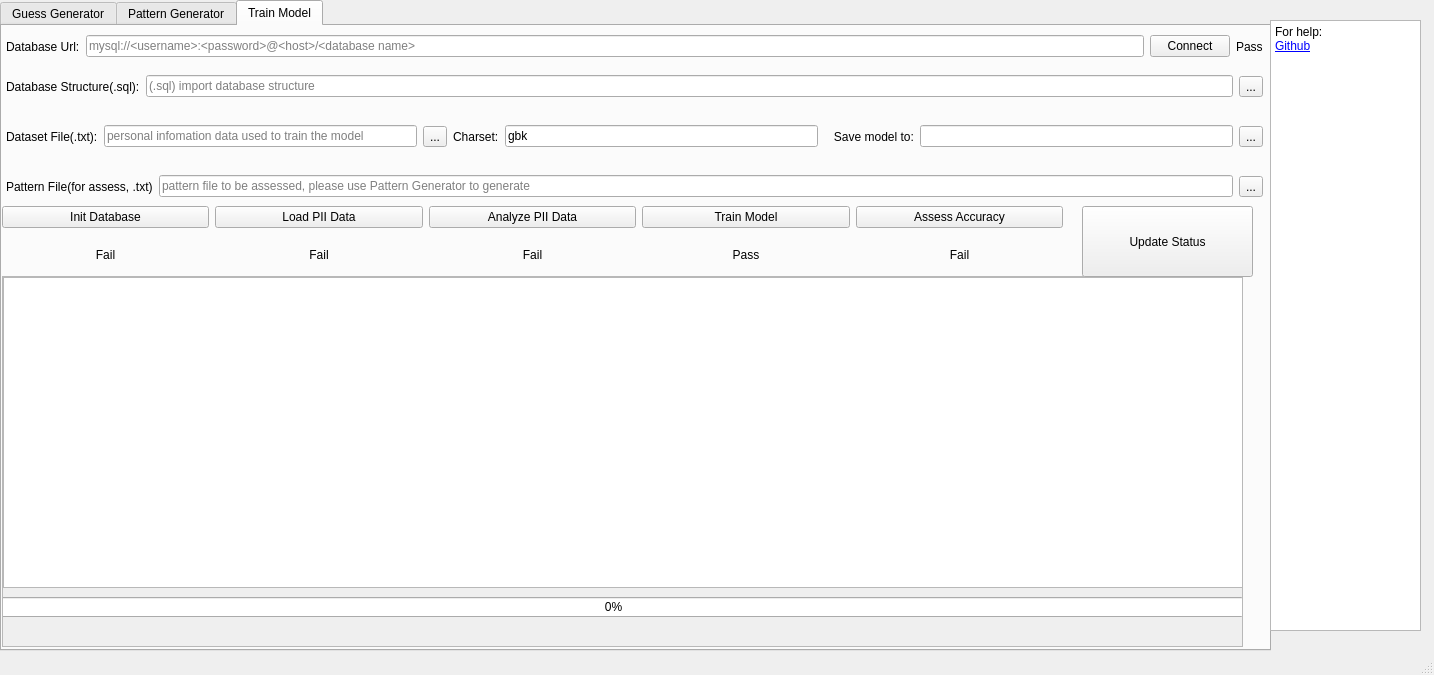
<?xml version="1.0" encoding="UTF-8"?>
<ui version="4.0">
 <class>MainWindow</class>
 <widget class="QMainWindow" name="MainWindow">
  <property name="geometry">
   <rect>
    <x>0</x>
    <y>0</y>
    <width>1434</width>
    <height>675</height>
   </rect>
  </property>
  <property name="windowTitle">
   <string>RFGuess</string>
  </property>
  <widget class="QWidget" name="centralwidget">
   <widget class="QTabWidget" name="tabWidget">
    <property name="geometry">
     <rect>
      <x>0</x>
      <y>0</y>
      <width>1271</width>
      <height>651</height>
     </rect>
    </property>
    <property name="currentIndex">
     <number>2</number>
    </property>
    <widget class="QWidget" name="tab">
     <attribute name="title">
      <string>Guess Generator</string>
     </attribute>
     <widget class="QWidget" name="gridWidget" native="true">
      <property name="geometry">
       <rect>
        <x>0</x>
        <y>0</y>
        <width>1261</width>
        <height>631</height>
       </rect>
      </property>
      <layout class="QGridLayout" name="gridLayout">
       <item row="3" column="0">
        <widget class="QScrollArea" name="scrollArea">
         <property name="sizePolicy">
          <sizepolicy hsizetype="Expanding" vsizetype="Expanding">
           <horstretch>0</horstretch>
           <verstretch>0</verstretch>
          </sizepolicy>
         </property>
         <property name="sizeAdjustPolicy">
          <enum>QAbstractScrollArea::AdjustIgnored</enum>
         </property>
         <property name="widgetResizable">
          <bool>true</bool>
         </property>
         <widget class="QWidget" name="scrollAreaWidgetContents">
          <property name="geometry">
           <rect>
            <x>0</x>
            <y>0</y>
            <width>1241</width>
            <height>270</height>
           </rect>
          </property>
          <widget class="QTextBrowser" name="guessTabTextBrowser">
           <property name="geometry">
            <rect>
             <x>-5</x>
             <y>1</y>
             <width>1241</width>
             <height>221</height>
            </rect>
           </property>
          </widget>
          <widget class="QProgressBar" name="progressBar">
           <property name="geometry">
            <rect>
             <x>0</x>
             <y>230</y>
             <width>1241</width>
             <height>20</height>
            </rect>
           </property>
           <property name="value">
            <number>0</number>
           </property>
          </widget>
         </widget>
        </widget>
       </item>
       <item row="2" column="0">
        <layout class="QHBoxLayout" name="horizontalLayout_16">
         <item>
          <layout class="QVBoxLayout" name="verticalLayout">
           <item>
            <layout class="QHBoxLayout" name="horizontalLayout_8">
             <property name="sizeConstraint">
              <enum>QLayout::SetNoConstraint</enum>
             </property>
             <item>
              <widget class="QLabel" name="label_8">
               <property name="text">
                <string>Id Card:</string>
               </property>
               <property name="indent">
                <number>4</number>
               </property>
              </widget>
             </item>
             <item>
              <widget class="QLineEdit" name="idCardEdit">
               <property name="autoFillBackground">
                <bool>false</bool>
               </property>
               <property name="inputMask">
                <string extracomment="id card number"/>
               </property>
               <property name="placeholderText">
                <string>id card number</string>
               </property>
              </widget>
             </item>
            </layout>
           </item>
           <item>
            <layout class="QHBoxLayout" name="horizontalLayout_7">
             <item>
              <widget class="QLabel" name="label_7">
               <property name="text">
                <string>Email:</string>
               </property>
               <property name="indent">
                <number>4</number>
               </property>
              </widget>
             </item>
             <item>
              <widget class="QLineEdit" name="emailEdit">
               <property name="placeholderText">
                <string>abc123456@example.com</string>
               </property>
              </widget>
             </item>
            </layout>
           </item>
           <item>
            <layout class="QHBoxLayout" name="horizontalLayout_6">
             <item>
              <widget class="QLabel" name="label_6">
               <property name="text">
                <string>Account:</string>
               </property>
               <property name="indent">
                <number>4</number>
               </property>
              </widget>
             </item>
             <item>
              <widget class="QLineEdit" name="accountEdit">
               <property name="dragEnabled">
                <bool>false</bool>
               </property>
               <property name="readOnly">
                <bool>false</bool>
               </property>
               <property name="placeholderText">
                <string>ever used account name</string>
               </property>
              </widget>
             </item>
            </layout>
           </item>
           <item>
            <layout class="QHBoxLayout" name="horizontalLayout_5">
             <item>
              <widget class="QLabel" name="label_5">
               <property name="text">
                <string>Full Name:</string>
               </property>
               <property name="indent">
                <number>4</number>
               </property>
              </widget>
             </item>
             <item>
              <widget class="QLineEdit" name="fullNameEdit">
               <property name="placeholderText">
                <string>Chinese or English name, e.g. Jason Harris</string>
               </property>
              </widget>
             </item>
            </layout>
           </item>
           <item>
            <layout class="QHBoxLayout" name="horizontalLayout_3">
             <item>
              <widget class="QLabel" name="label_3">
               <property name="text">
                <string>Phone Number:</string>
               </property>
               <property name="indent">
                <number>4</number>
               </property>
              </widget>
             </item>
             <item>
              <widget class="QLineEdit" name="phoneEdit">
               <property name="placeholderText">
                <string>phone number</string>
               </property>
              </widget>
             </item>
            </layout>
           </item>
           <item>
            <layout class="QHBoxLayout" name="horizontalLayout_4">
             <item>
              <widget class="QLabel" name="birthdayLabel">
               <property name="text">
                <string>Birthday: </string>
               </property>
               <property name="indent">
                <number>4</number>
               </property>
              </widget>
             </item>
             <item>
              <widget class="QLineEdit" name="dateEdit">
               <property name="placeholderText">
                <string>YYYY/MM/YY</string>
               </property>
              </widget>
             </item>
            </layout>
           </item>
          </layout>
         </item>
         <item>
          <layout class="QVBoxLayout" name="verticalLayout_2">
           <item>
            <widget class="QScrollArea" name="scrollArea_2">
             <property name="widgetResizable">
              <bool>true</bool>
             </property>
             <widget class="QWidget" name="scrollAreaWidgetContents_2">
              <property name="geometry">
               <rect>
                <x>0</x>
                <y>0</y>
                <width>613</width>
                <height>238</height>
               </rect>
              </property>
              <widget class="QTextBrowser" name="usageTextBrowser">
               <property name="geometry">
                <rect>
                 <x>0</x>
                 <y>0</y>
                 <width>611</width>
                 <height>241</height>
                </rect>
               </property>
               <property name="html">
                <string>&lt;!DOCTYPE HTML PUBLIC &quot;-//W3C//DTD HTML 4.0//EN&quot; &quot;http://www.w3.org/TR/REC-html40/strict.dtd&quot;&gt;
&lt;html&gt;&lt;head&gt;&lt;meta name=&quot;qrichtext&quot; content=&quot;1&quot; /&gt;&lt;style type=&quot;text/css&quot;&gt;
p, li { white-space: pre-wrap; }
&lt;/style&gt;&lt;/head&gt;&lt;body style=&quot; font-family:'SimSun'; font-size:9pt; font-weight:400; font-style:normal;&quot;&gt;
&lt;p style=&quot; margin-top:0px; margin-bottom:0px; margin-left:0px; margin-right:0px; -qt-block-indent:0; text-indent:0px;&quot;&gt;Welcome to RFGuess!&lt;/p&gt;
&lt;p style=&quot;-qt-paragraph-type:empty; margin-top:0px; margin-bottom:0px; margin-left:0px; margin-right:0px; -qt-block-indent:0; text-indent:0px;&quot;&gt;&lt;br /&gt;&lt;/p&gt;
&lt;p style=&quot; margin-top:0px; margin-bottom:0px; margin-left:0px; margin-right:0px; -qt-block-indent:0; text-indent:0px;&quot;&gt;Usage:&lt;/p&gt;
&lt;p style=&quot; margin-top:0px; margin-bottom:0px; margin-left:0px; margin-right:0px; -qt-block-indent:0; text-indent:0px;&quot;&gt;1. Select a pattern file and load&lt;/p&gt;
&lt;p style=&quot; margin-top:0px; margin-bottom:0px; margin-left:0px; margin-right:0px; -qt-block-indent:0; text-indent:0px;&quot;&gt;2. Assign an output file to store password guesses, set limitation of guess number&lt;/p&gt;
&lt;p style=&quot; margin-top:0px; margin-bottom:0px; margin-left:0px; margin-right:0px; -qt-block-indent:0; text-indent:0px;&quot;&gt;3. File PII data&lt;/p&gt;
&lt;p style=&quot; margin-top:0px; margin-bottom:0px; margin-left:0px; margin-right:0px; -qt-block-indent:0; text-indent:0px;&quot;&gt;4. Click 'Generate'.&lt;/p&gt;&lt;/body&gt;&lt;/html&gt;</string>
               </property>
              </widget>
             </widget>
            </widget>
           </item>
           <item>
            <widget class="QPushButton" name="loadPIIBtn">
             <property name="text">
              <string>Load PII from Json</string>
             </property>
            </widget>
           </item>
          </layout>
         </item>
        </layout>
       </item>
       <item row="1" column="0">
        <layout class="QHBoxLayout" name="horizontalLayout_2">
         <item>
          <widget class="QLabel" name="label_2">
           <property name="text">
            <string>Output path:</string>
           </property>
           <property name="indent">
            <number>4</number>
           </property>
          </widget>
         </item>
         <item>
          <widget class="QLineEdit" name="outputEdit">
           <property name="clearButtonEnabled">
            <bool>true</bool>
           </property>
          </widget>
         </item>
         <item>
          <widget class="QToolButton" name="outputBrowser">
           <property name="text">
            <string>...</string>
           </property>
          </widget>
         </item>
         <item>
          <widget class="QLabel" name="label_15">
           <property name="text">
            <string>Limit:</string>
           </property>
          </widget>
         </item>
         <item>
          <widget class="QComboBox" name="limitComboBox"/>
         </item>
         <item>
          <widget class="QPushButton" name="generateBtn">
           <property name="text">
            <string>Generate</string>
           </property>
          </widget>
         </item>
        </layout>
       </item>
       <item row="0" column="0">
        <layout class="QHBoxLayout" name="horizontalLayout">
         <item>
          <layout class="QHBoxLayout" name="horizontalLayout_15"/>
         </item>
         <item>
          <widget class="QLabel" name="label">
           <property name="text">
            <string>Pattern file:</string>
           </property>
           <property name="indent">
            <number>4</number>
           </property>
          </widget>
         </item>
         <item>
          <widget class="QLineEdit" name="patternFileEdit"/>
         </item>
         <item>
          <widget class="QToolButton" name="fileBrowserBtn">
           <property name="text">
            <string>...</string>
           </property>
          </widget>
         </item>
         <item>
          <widget class="QPushButton" name="loadBtn">
           <property name="text">
            <string>Load</string>
           </property>
          </widget>
         </item>
        </layout>
       </item>
      </layout>
     </widget>
    </widget>
    <widget class="QWidget" name="tab_2">
     <attribute name="title">
      <string>Pattern Generator</string>
     </attribute>
     <widget class="QWidget" name="verticalLayoutWidget">
      <property name="geometry">
       <rect>
        <x>9</x>
        <y>9</y>
        <width>1241</width>
        <height>51</height>
       </rect>
      </property>
      <layout class="QHBoxLayout" name="horizontalLayout_17">
       <item>
        <widget class="QLabel" name="label_4">
         <property name="text">
          <string>Classifier file(.clf):</string>
         </property>
        </widget>
       </item>
       <item>
        <widget class="QLineEdit" name="clfFileEdit"/>
       </item>
       <item>
        <widget class="QToolButton" name="clfFileBrowserBtn">
         <property name="text">
          <string>...</string>
         </property>
        </widget>
       </item>
       <item>
        <widget class="QPushButton" name="loadClfBtn">
         <property name="text">
          <string>Load</string>
         </property>
        </widget>
       </item>
      </layout>
     </widget>
     <widget class="QWidget" name="verticalLayoutWidget_2">
      <property name="geometry">
       <rect>
        <x>9</x>
        <y>120</y>
        <width>1241</width>
        <height>511</height>
       </rect>
      </property>
      <layout class="QVBoxLayout" name="verticalLayout_3">
       <item>
        <widget class="QScrollArea" name="scrollArea_3">
         <property name="widgetResizable">
          <bool>true</bool>
         </property>
         <widget class="QWidget" name="scrollAreaWidgetContents_3">
          <property name="geometry">
           <rect>
            <x>0</x>
            <y>0</y>
            <width>1237</width>
            <height>507</height>
           </rect>
          </property>
          <widget class="QTextBrowser" name="patternTextBrowser">
           <property name="geometry">
            <rect>
             <x>0</x>
             <y>0</y>
             <width>1241</width>
             <height>431</height>
            </rect>
           </property>
          </widget>
          <widget class="QProgressBar" name="patternProgressBar">
           <property name="geometry">
            <rect>
             <x>0</x>
             <y>440</y>
             <width>1241</width>
             <height>23</height>
            </rect>
           </property>
           <property name="value">
            <number>0</number>
           </property>
          </widget>
         </widget>
        </widget>
       </item>
      </layout>
     </widget>
     <widget class="QWidget" name="verticalLayoutWidget_3">
      <property name="geometry">
       <rect>
        <x>10</x>
        <y>70</y>
        <width>1241</width>
        <height>41</height>
       </rect>
      </property>
      <layout class="QHBoxLayout" name="horizontalLayout_18">
       <item>
        <widget class="QLabel" name="label_9">
         <property name="text">
          <string>Pattern output path(.txt):</string>
         </property>
        </widget>
       </item>
       <item>
        <widget class="QLineEdit" name="patternOutputEdit"/>
       </item>
       <item>
        <widget class="QToolButton" name="patternSaveBrowserBtn">
         <property name="text">
          <string>...</string>
         </property>
        </widget>
       </item>
       <item>
        <widget class="QLabel" name="label_10">
         <property name="text">
          <string>Limit:</string>
         </property>
        </widget>
       </item>
       <item>
        <widget class="QComboBox" name="patternLimitComboBox"/>
       </item>
       <item>
        <widget class="QPushButton" name="patternGenerateBtn">
         <property name="text">
          <string>Generate</string>
         </property>
        </widget>
       </item>
      </layout>
     </widget>
    </widget>
    <widget class="QWidget" name="tab_3">
     <attribute name="title">
      <string>Train Model</string>
     </attribute>
     <widget class="QWidget" name="horizontalLayoutWidget">
      <property name="geometry">
       <rect>
        <x>0</x>
        <y>0</y>
        <width>1261</width>
        <height>41</height>
       </rect>
      </property>
      <layout class="QHBoxLayout" name="horizontalLayout_19">
       <item>
        <widget class="QLabel" name="label_11">
         <property name="text">
          <string>Database Url:</string>
         </property>
         <property name="indent">
          <number>4</number>
         </property>
        </widget>
       </item>
       <item>
        <widget class="QLineEdit" name="databaseUrlEdit">
         <property name="placeholderText">
          <string>mysql://&lt;username&gt;:&lt;password&gt;@&lt;host&gt;/&lt;database name&gt;</string>
         </property>
        </widget>
       </item>
       <item>
        <widget class="QPushButton" name="checkDbConnBtn">
         <property name="text">
          <string>Connect</string>
         </property>
        </widget>
       </item>
       <item>
        <widget class="QLabel" name="connectDatabaseLabel">
         <property name="text">
          <string>Pass</string>
         </property>
        </widget>
       </item>
      </layout>
     </widget>
     <widget class="QWidget" name="verticalLayoutWidget_4">
      <property name="geometry">
       <rect>
        <x>0</x>
        <y>250</y>
        <width>1241</width>
        <height>371</height>
       </rect>
      </property>
      <layout class="QVBoxLayout" name="verticalLayout_4">
       <item>
        <widget class="QScrollArea" name="scrollArea_4">
         <property name="widgetResizable">
          <bool>true</bool>
         </property>
         <widget class="QWidget" name="scrollAreaWidgetContents_4">
          <property name="geometry">
           <rect>
            <x>0</x>
            <y>0</y>
            <width>1237</width>
            <height>367</height>
           </rect>
          </property>
          <widget class="QTextBrowser" name="trainTabTextBrowser">
           <property name="geometry">
            <rect>
             <x>0</x>
             <y>0</y>
             <width>1241</width>
             <height>311</height>
            </rect>
           </property>
          </widget>
          <widget class="QProgressBar" name="trainTabProgressBar">
           <property name="geometry">
            <rect>
             <x>-20</x>
             <y>320</y>
             <width>1261</width>
             <height>20</height>
            </rect>
           </property>
           <property name="value">
            <number>0</number>
           </property>
          </widget>
         </widget>
        </widget>
       </item>
      </layout>
     </widget>
     <widget class="QWidget" name="horizontalLayoutWidget_2">
      <property name="geometry">
       <rect>
        <x>0</x>
        <y>80</y>
        <width>1261</width>
        <height>61</height>
       </rect>
      </property>
      <layout class="QHBoxLayout" name="horizontalLayout_20">
       <item>
        <widget class="QLabel" name="label_12">
         <property name="text">
          <string>Dataset File(.txt):</string>
         </property>
         <property name="indent">
          <number>4</number>
         </property>
        </widget>
       </item>
       <item>
        <widget class="QLineEdit" name="piiFileEdit">
         <property name="placeholderText">
          <string>personal infomation data used to train the model</string>
         </property>
        </widget>
       </item>
       <item>
        <widget class="QToolButton" name="piiFileBrowser">
         <property name="text">
          <string>...</string>
         </property>
        </widget>
       </item>
       <item>
        <widget class="QLabel" name="label_17">
         <property name="text">
          <string>Charset:</string>
         </property>
        </widget>
       </item>
       <item>
        <widget class="QLineEdit" name="charsetEdit">
         <property name="text">
          <string>gbk</string>
         </property>
        </widget>
       </item>
       <item>
        <widget class="QLabel" name="label_14">
         <property name="text">
          <string>   Save model to:</string>
         </property>
        </widget>
       </item>
       <item>
        <widget class="QLineEdit" name="clfSaveEdit"/>
       </item>
       <item>
        <widget class="QToolButton" name="clfSaveBtn">
         <property name="text">
          <string>...</string>
         </property>
        </widget>
       </item>
      </layout>
     </widget>
     <widget class="QWidget" name="horizontalLayoutWidget_3">
      <property name="geometry">
       <rect>
        <x>0</x>
        <y>40</y>
        <width>1261</width>
        <height>41</height>
       </rect>
      </property>
      <layout class="QHBoxLayout" name="horizontalLayout_21">
       <item>
        <widget class="QLabel" name="label_13">
         <property name="text">
          <string>Database Structure(.sql):</string>
         </property>
         <property name="indent">
          <number>4</number>
         </property>
        </widget>
       </item>
       <item>
        <widget class="QLineEdit" name="sqlFileEdit">
         <property name="placeholderText">
          <string>(.sql) import database structure</string>
         </property>
        </widget>
       </item>
       <item>
        <widget class="QToolButton" name="sqlFileBrowser">
         <property name="text">
          <string>...</string>
         </property>
        </widget>
       </item>
      </layout>
     </widget>
     <widget class="QPushButton" name="checkStatusBtn">
      <property name="geometry">
       <rect>
        <x>1080</x>
        <y>180</y>
        <width>171</width>
        <height>71</height>
       </rect>
      </property>
      <property name="text">
       <string>Update Status</string>
      </property>
     </widget>
     <widget class="QWidget" name="gridLayoutWidget">
      <property name="geometry">
       <rect>
        <x>0</x>
        <y>180</y>
        <width>1061</width>
        <height>70</height>
       </rect>
      </property>
      <layout class="QGridLayout" name="gridLayout_2">
       <item row="1" column="2">
        <widget class="QLabel" name="analyzePIIStatusLabel">
         <property name="text">
          <string>Fail</string>
         </property>
         <property name="alignment">
          <set>Qt::AlignCenter</set>
         </property>
        </widget>
       </item>
       <item row="1" column="3">
        <widget class="QLabel" name="trainModelStatusLabel">
         <property name="text">
          <string>Pass</string>
         </property>
         <property name="alignment">
          <set>Qt::AlignCenter</set>
         </property>
        </widget>
       </item>
       <item row="0" column="4">
        <widget class="QPushButton" name="assessBtn">
         <property name="text">
          <string>Assess Accuracy</string>
         </property>
        </widget>
       </item>
       <item row="0" column="0">
        <widget class="QPushButton" name="initDatabaseBtn">
         <property name="text">
          <string>Init Database</string>
         </property>
        </widget>
       </item>
       <item row="0" column="1">
        <widget class="QPushButton" name="loadPIIDataBtn">
         <property name="text">
          <string>Load PII Data</string>
         </property>
        </widget>
       </item>
       <item row="1" column="4">
        <widget class="QLabel" name="assessStatusLabel">
         <property name="text">
          <string>Fail</string>
         </property>
         <property name="alignment">
          <set>Qt::AlignCenter</set>
         </property>
        </widget>
       </item>
       <item row="0" column="2">
        <widget class="QPushButton" name="analyzePIIBtn">
         <property name="text">
          <string>Analyze PII Data</string>
         </property>
        </widget>
       </item>
       <item row="1" column="1">
        <widget class="QLabel" name="loadPIIDataStatusLabel">
         <property name="text">
          <string>Fail</string>
         </property>
         <property name="alignment">
          <set>Qt::AlignCenter</set>
         </property>
        </widget>
       </item>
       <item row="1" column="0">
        <widget class="QLabel" name="initDatabaseStatusLabel">
         <property name="text">
          <string>Fail</string>
         </property>
         <property name="alignment">
          <set>Qt::AlignCenter</set>
         </property>
        </widget>
       </item>
       <item row="0" column="3">
        <widget class="QPushButton" name="trainModelBtn">
         <property name="text">
          <string>Train Model</string>
         </property>
        </widget>
       </item>
      </layout>
     </widget>
     <widget class="QWidget" name="horizontalLayoutWidget_4">
      <property name="geometry">
       <rect>
        <x>0</x>
        <y>140</y>
        <width>1261</width>
        <height>41</height>
       </rect>
      </property>
      <layout class="QHBoxLayout" name="horizontalLayout_23">
       <item>
        <widget class="QLabel" name="label_16">
         <property name="text">
          <string>Pattern File(for assess, .txt)</string>
         </property>
         <property name="indent">
          <number>4</number>
         </property>
        </widget>
       </item>
       <item>
        <widget class="QLineEdit" name="assessPatternFileEdit">
         <property name="placeholderText">
          <string>pattern file to be assessed, please use Pattern Generator to generate</string>
         </property>
        </widget>
       </item>
       <item>
        <widget class="QToolButton" name="assessPatternFileBrowserBtn">
         <property name="text">
          <string>...</string>
         </property>
        </widget>
       </item>
      </layout>
     </widget>
    </widget>
   </widget>
   <widget class="QTextBrowser" name="textBrowser_2">
    <property name="geometry">
     <rect>
      <x>1270</x>
      <y>20</y>
      <width>151</width>
      <height>611</height>
     </rect>
    </property>
    <property name="html">
     <string>&lt;!DOCTYPE HTML PUBLIC &quot;-//W3C//DTD HTML 4.0//EN&quot; &quot;http://www.w3.org/TR/REC-html40/strict.dtd&quot;&gt;
&lt;html&gt;&lt;head&gt;&lt;meta name=&quot;qrichtext&quot; content=&quot;1&quot; /&gt;&lt;style type=&quot;text/css&quot;&gt;
p, li { white-space: pre-wrap; }
&lt;/style&gt;&lt;/head&gt;&lt;body style=&quot; font-family:'SimSun'; font-size:9pt; font-weight:400; font-style:normal;&quot;&gt;
&lt;p style=&quot; margin-top:0px; margin-bottom:0px; margin-left:0px; margin-right:0px; -qt-block-indent:0; text-indent:0px;&quot;&gt;For help:&lt;/p&gt;
&lt;p style=&quot; margin-top:0px; margin-bottom:0px; margin-left:0px; margin-right:0px; -qt-block-indent:0; text-indent:0px;&quot;&gt;&lt;a href=&quot;https://github.com/PadishahIII/RFGuess/tree/master&quot;&gt;&lt;span style=&quot; text-decoration: underline; color:#0000ff;&quot;&gt;Github&lt;/span&gt;&lt;/a&gt;&lt;/p&gt;&lt;/body&gt;&lt;/html&gt;</string>
    </property>
   </widget>
  </widget>
  <widget class="QMenuBar" name="menubar">
   <property name="geometry">
    <rect>
     <x>0</x>
     <y>0</y>
     <width>1434</width>
     <height>22</height>
    </rect>
   </property>
  </widget>
  <widget class="QStatusBar" name="statusbar"/>
 </widget>
 <resources/>
 <connections/>
</ui>
